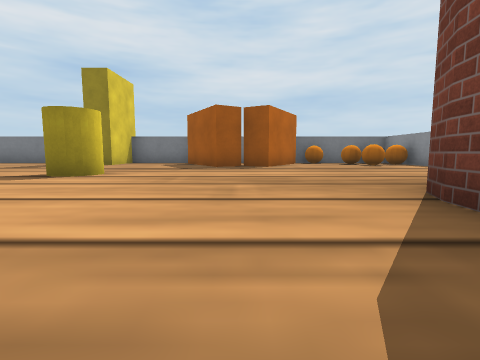
view 1 (above)

18 first-person views from a walk through a robot-simulator world made for Webots. The camera is 0.04 m above the floor, tilts 6° down and sees 85° across. The floor is counted in squares, 0.1 m on a side. Each view is taken from the middle of a square. On the plan, view 1 faces up. The plan holds only what a view shows up to about 9 squares ahead; the rest is blank. Robots are left out. Simple shapes and patterns stand in for the simulator's stock objects.

view 2
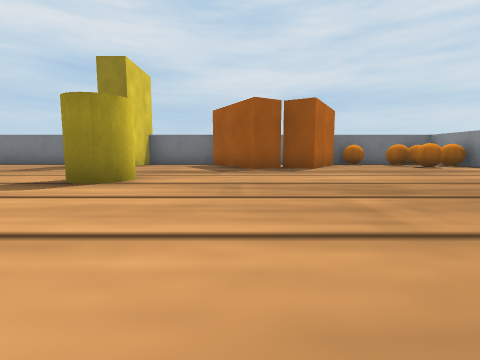

view 3
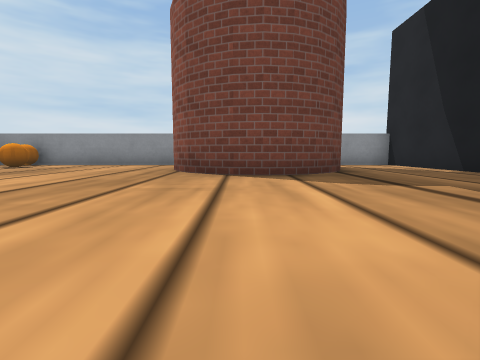

view 4
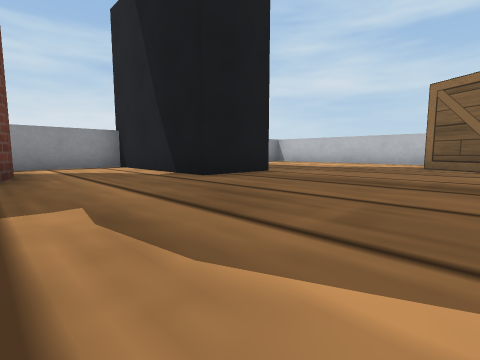

view 5
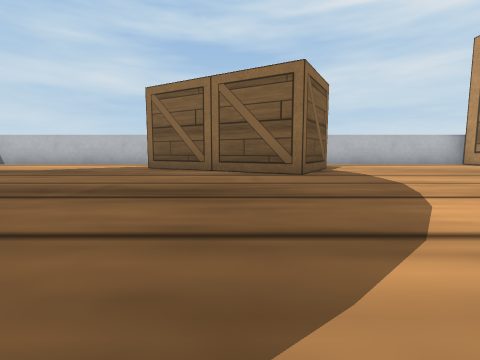

view 6
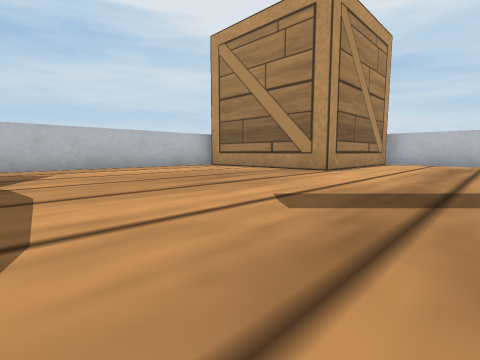

view 7
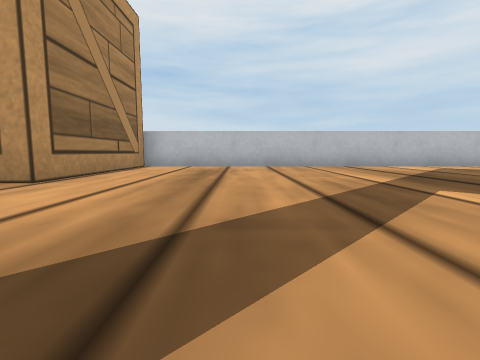

view 8
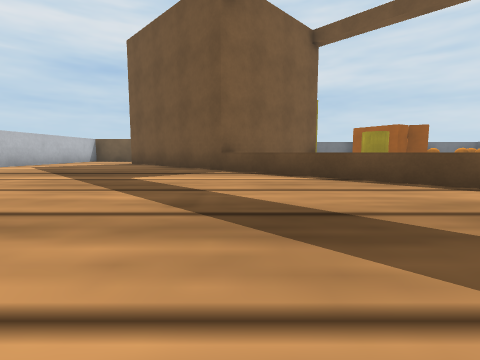

view 9
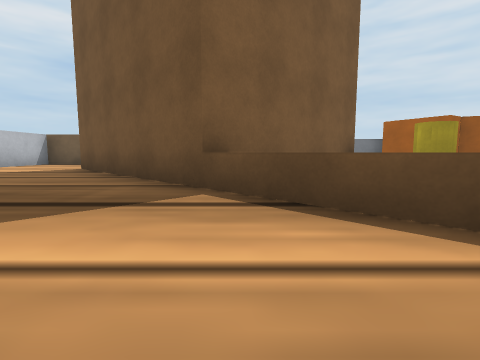

view 10
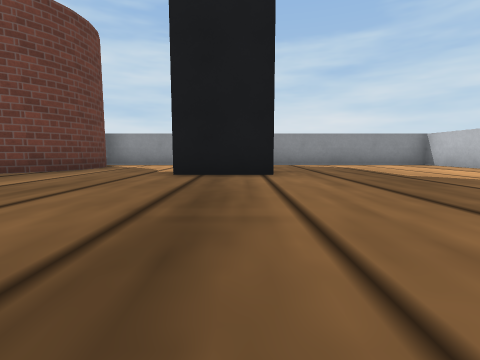

view 11
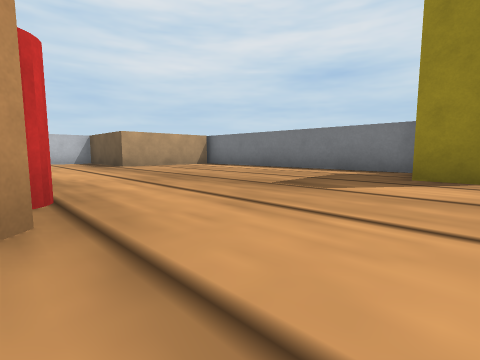

view 12
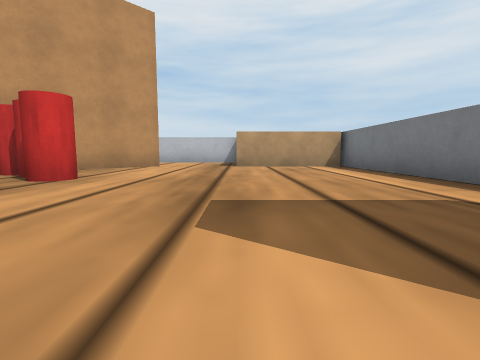

view 13
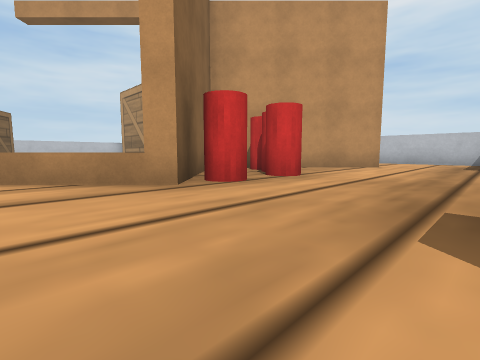

view 14
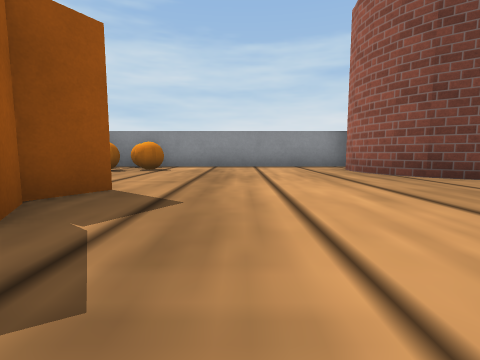

view 15
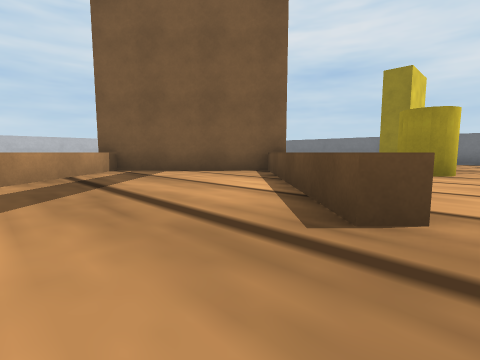

view 16
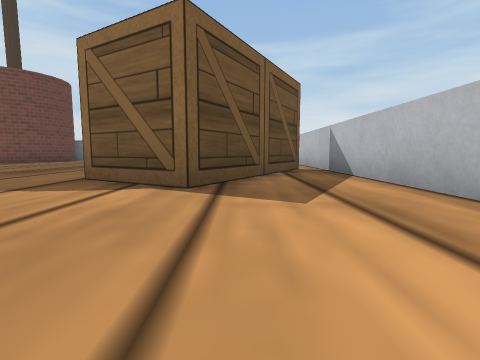

view 17
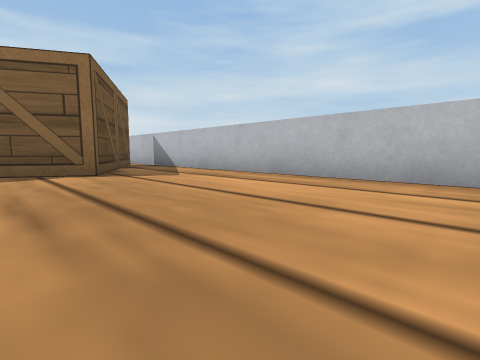

view 18
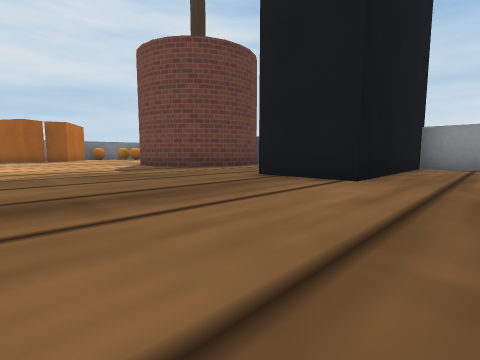

### Floor plan
Key: @ floor where view 1 was taken; # wall or solid block; . floor; B cereal box; I biscuit box; A ball; J jar; T potted tree; C computer; W wooden box; H chair; R cardboard box; N drink can; O other object.
Columns run from 15 left of view 1 to 6 right of it. Each row starts with its distance up from view 1.
 10    ###############A#O#
  9    R......BB..I.II.AA#
  8    R..........III..A.#
  7 #RRR.................#
  6 #....................#
  5 #...........J........#
  4 #..HH.NNNN...........#
  3 #...HHNNHHH......TTT #
  2 #.....HHH..H.....TT
  1 #......H....H....TTT
  0 #......HH......@..TTT#
 -1 #.......HH...........#
 -2 #........HH..........#
 -3 #................CCCC#
 -4 #................CCCC
 -5 #....................#
 -6 #WWWW......W.........#
 -7     W.....WWWW.......#
 -8     W......WW W......#
 -9     W........W.......#
-10     ##################

Where each view was taken, in squares from view 1:
view 1: 0 up, 0 right, facing up
view 2: 1 up, 1 left, facing up
view 3: 2 up, 3 left, facing right
view 4: 0 up, 2 left, facing down-right
view 5: 1 down, 3 left, facing down
view 6: 3 down, 5 left, facing down-left
view 7: 3 down, 7 left, facing left
view 8: 5 down, 8 left, facing up
view 9: 2 down, 8 left, facing up
view 10: 4 down, 3 left, facing right
view 11: 4 up, 4 left, facing up-left
view 12: 7 up, 4 left, facing left
view 13: 7 up, 4 left, facing down-left
view 14: 6 up, 2 left, facing right
view 15: 1 down, 2 left, facing up-left
view 16: 8 down, 8 left, facing right
view 17: 6 down, 10 left, facing down-right
view 18: 6 down, 2 left, facing up-right
